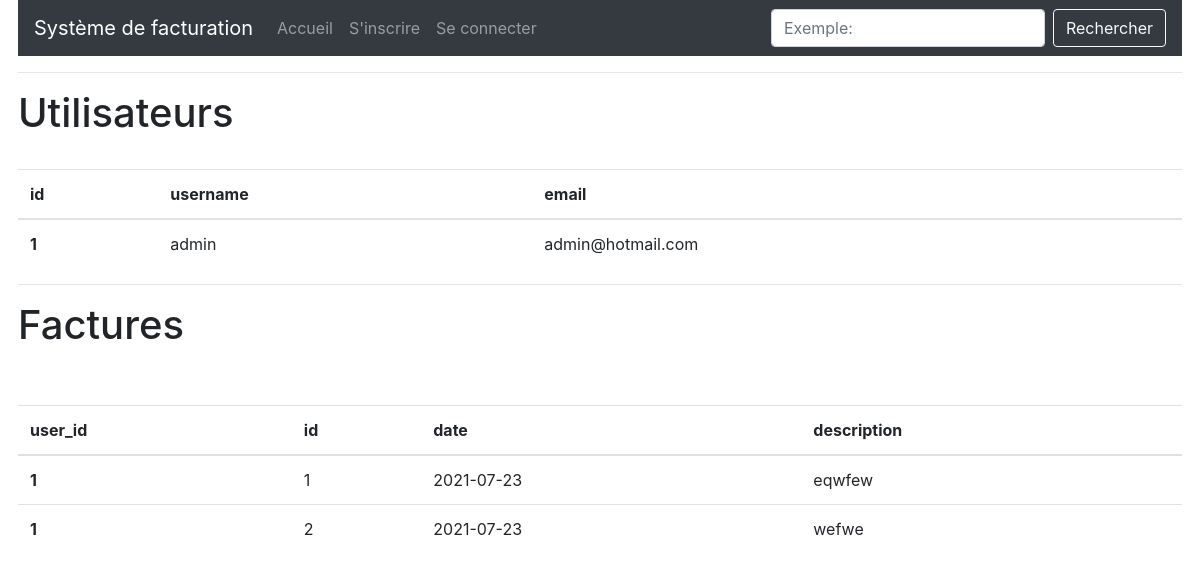
/all, run on an earlier commit of the app's database.
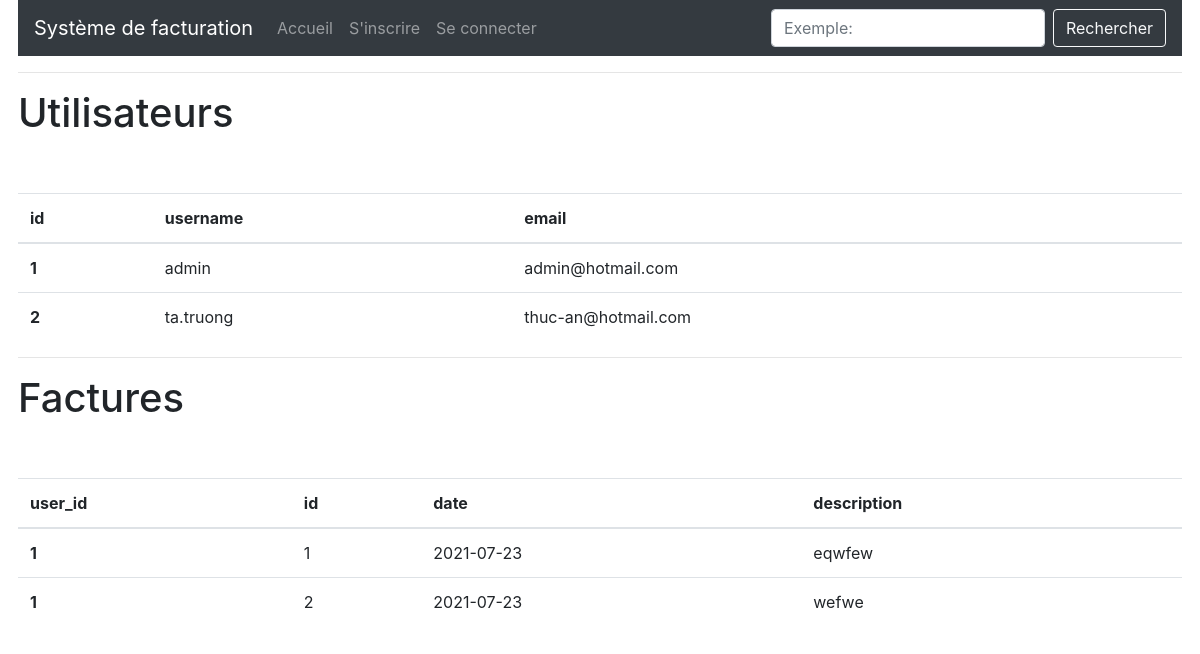
And on a later commit of the database.
### app/models.py (models this page shows, shortened)
class User(UserMixin, db.Model):
    id = db.Column(db.Integer, primary_key=True)
    username = db.Column(db.String(64), index=True, unique=True)
    email = db.Column(db.String(120), index=True, unique=True)
    password_hash = db.Column(db.String(128))
    factures = db.relationship('Facture', backref='author', lazy='dynamic')
    about_me = db.Column(db.String(140))
    last_seen = db.Column(db.DateTime, default=datetime.utcnow)

class Facture(db.Model):
    id = db.Column(db.Integer, primary_key=True)
    reference = db.Column(db.String(50), unique=True, nullable=False)
    description = db.Column(db.String(140), nullable=False)
    date = db.Column(db.Date, nullable=False)
    due_date = db.Column(db.Date, nullable=False)
    subtotal = db.Column(db.Float, nullable=True)
    total = db.Column(db.Float, nullable=True)
    tax = db.Column(db.Float, nullable=True)
    paid = db.Column(db.Integer, default=0, nullable=False)
    user_id = db.Column(db.Integer, db.ForeignKey('user.id'))

### app/routes.py (the view)
@app.route('/all')
def all():
    users = User.query.all()
    factures = Facture.query.all()
    return render_template('all.html', users=users, factures=factures)

### app/routes.py (called while the page is built)
@app.before_request
def before_request():
    if current_user.is_authenticated:
        current_user.last_seen = datetime.utcnow()
        db.session.commit()

### app/templates/all.html
{% extends "base.html" %}
{% block app_content %}
  <h1>{{ _('Utilisateurs') }}</h1>
  <table class="table table-hover">
    <thead>
      <tr>
        <th scope="col">id</th>
        <th scope="col">username</th>
        <th scope="col">email</th>
      </tr>
    </thead>
    <tbody>
      {% for u in users %}
        <tr>
          <th scope="row">{{ u.id }}</th>
          <td>{{ u.username }}</td>
          <td>{{ u.email }}</td>
        </tr>
        <br>
      {% endfor %}
    </tbody>
  </table>
  <hr>
  <h1>{{ _('Factures') }}</h1>
  <table class="table table-hover">
    <thead>
      <tr>
        <th scope="col">user_id</th>
        <th scope="col">id</th>
        <th scope="col">date</th>
        <th scope="col">description</th>
      </tr>
    </thead>
    <tbody>
      {% for f in factures %}
        <tr>
          <th scope="row">{{ f.user_id }}</th>
          <td>{{ f.id }}</td>
          <td>{{ f.date }}</td>
          <td>{{ f.description }}</td>
        </tr>
        <br>
      {% endfor %}
    </tbody>
  </table>
{% endblock %}

### app/templates/base.html (shortened to what this page needs)
{% extends 'bootstrap/base.html' %}
{% block html %}
  {% block head %}
    {% block styles %}
      <link rel="stylesheet" href="https://maxcdn.bootstrapcdn.com/bootstrap/4.0.0/css/bootstrap.min.css">
      <link rel="stylesheet" href="{{ url_for('static', filename='css/style.css') }}">
    {% endblock %}
  {% endblock %}
  {% block body %}
    {% block navbar %}
    <nav class="navbar navbar-expand-lg navbar-dark bg-dark">
      <a class="navbar-brand" href="{{ url_for('index') }}">{{ _('Système de facturation') }}</a>
      <div class="collapse navbar-collapse">
        <ul class="navbar-nav mr-auto">
            <li class="nav-item {% if request.url_rule.endpoint == 'welcome' %}active {% elif request.url_rule.endpoint == 'index'%}active{% endif %}">
              <a class="nav-link" href="{{ url_for('index') }}">{{ _('Accueil') }}</a>
            </li>
            {% if current_user.is_anonymous %}
            <li class="nav-item {% if request.url_rule.endpoint == 'register' %}active{% endif %}">
              <a class="nav-link" href="{{ url_for('register') }}">{{ _("S'inscrire") }}</a>
            </li>
            <li class="nav-item {% if request.url_rule.endpoint == 'login' %}active{% endif %}">
              <a class="nav-link" href="{{ url_for('login') }}">{{ _('Se connecter') }}</a>
            </li>
            {% endif %}
        </ul>
        <form class="form-inline">
          <input class="form-control mr-sm-2" type="search" placeholder={{ _("Exemple: loyer") }} aria-label="Search" />
          <button class="btn btn-outline-light my-2 my-sm-0" type="submit">{{ _('Rechercher') }}</button>
        </form>
      </div>
    </nav>
    <hr>
    {% endblock %}
    {% block app_content %}{% endblock %}
  {% endblock %}
{% endblock %}

What changed in the data, as far as the page shows it:
added User: id "2", username "ta.truong", email "thuc-an@hotmail.com"
